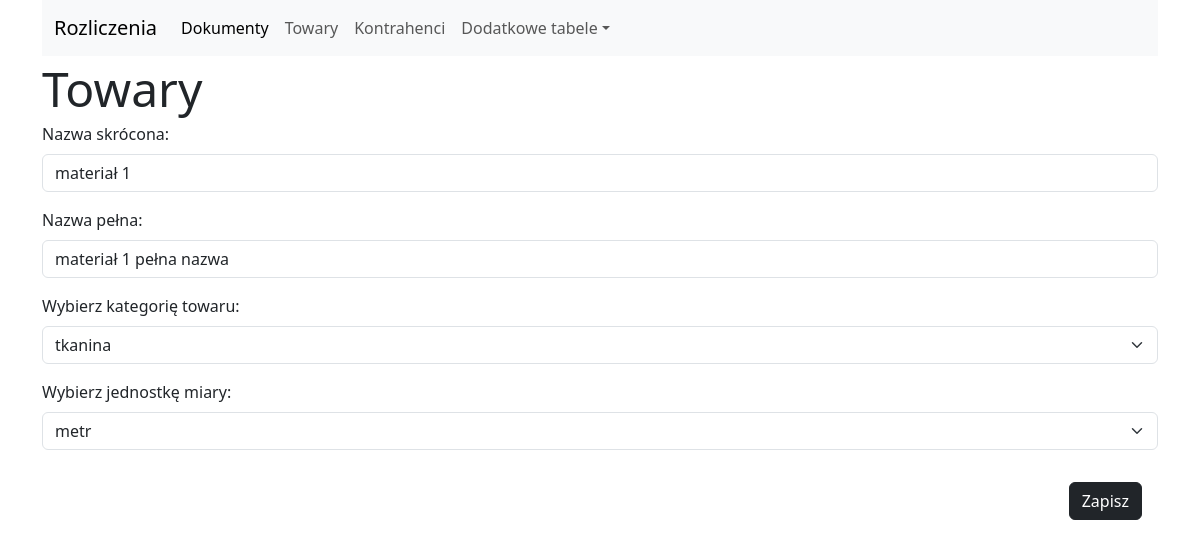
Screenshot of /items/edit/1 with the database file from the repository.
### tables this page shows
CREATE TABLE items (
	id INTEGER NOT NULL, 
	category_id INTEGER, 
	measurement_id INTEGER, 
	short_name VARCHAR(15) NOT NULL, 
	name VARCHAR, 
	PRIMARY KEY (id), 
	FOREIGN KEY(category_id) REFERENCES items_categories (id), 
	FOREIGN KEY(measurement_id) REFERENCES measurement_units (id)
);

### blueprints/items_bp.py (the view)
@items_blueprint.route('/items/edit/<item_id>')
def edit_item(item_id):
    id_elem = None
    form = ItemsForm()
    if request.method == 'POST':
        id_elem = request.form.to_dict().get('element_id')
        if form.validate():
            db.edit_unit(int(id_elem), {'name': form.name.data,
                                        'short_name': form.short_name.data,
                                        'category_id': form.category_id.data,
                                        'measurement_id': form.measurement_id.data})
            return redirect('/items/list')
    else:
        if item_id:
            element_to_edit = db.get_item(int(item_id))
            form.name.data = element_to_edit.name
            form.short_name.data = element_to_edit.short_name
            form.category_id.data = element_to_edit.category_id
            form.measurement_id.data = element_to_edit.measurement_id
            id_elem = element_to_edit.id
    return render_template('custom_forms/items.html', form=form, page_state='edit', element_id=id_elem,
                           settings=settings)

### forms/items_form.py
class ItemsForm(FlaskForm):
    short_name = StringField('Nazwa skrócona:', [
        validators.InputRequired(message='Musisz wypełnić to pole'),
        validators.Length(max=15, message='Pole może zawierać jedynie {} znaków!'.format(15))])
    name = StringField('Nazwa pełna:', [
        validators.InputRequired(message='Musisz wypełnić to pole'),
        validators.Length(max=80, message='Pole może zawierać jedynie {} znaków!'.format(80))])
    category_id = SelectField('Wybierz kategorię towaru:', choices=db.get_categories_list())
    measurement_id = SelectField('Wybierz jednostkę miary:', choices=db.get_measurement_units_list())

### db_cms/db_cms_core.py (called while the page is built)
    def __get_element(self, table, element_id):
        elem = select([table]).where(table.c.id == element_id)
        with self.__engine__.connect() as conn:
            return conn.execute(elem).fetchone()

    def get_item(self, element_id):
        return self.__get_element(self.items, element_id)

### templates/custom_forms/items.html (shortened to what this page needs)
{% extends "custom_forms/custom_base.html" %}
{% from 'bootstrap5/form.html' import render_field %}
{% block form_content %}
{% if form: %}
{% if page_state == 'edit': %}
<form novalidate method="post" action="{{'/items/edit/'~element_id}}">
    {% elif page_state == 'new': %}
    <form novalidate method="post" action="/items/new">
        {% endif %}
        {{ render_field(form.short_name)}}
        {{ render_field(form.name)}}
        {{ render_field(form.category_id)}}
        {{ render_field(form.measurement_id)}}
        <div class="d-flex p-3 flex-row-reverse">
            <input type="submit" class="btn btn-dark" value="Zapisz">
        </div>
    </form>
    {% endif %}
    {% endblock %}

### rows the page displays
items: short_name "materiał 1", name "materiał 1 pełna nazwa", category_id "tkanina", measurement_id "metr"

### other values shown
{{ settings['title'] }} "Towary"
